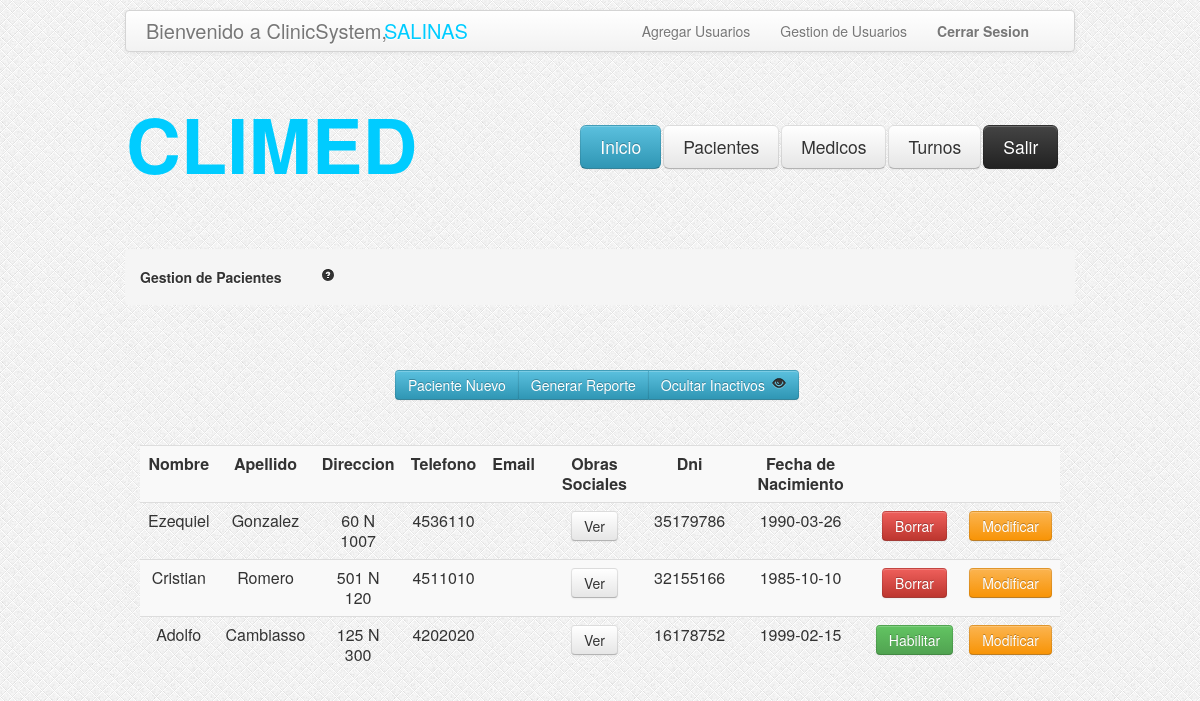
The app's page /GestionPacientes.php?ojito=0 (signed in) with its own data.
### tables this page shows
CREATE TABLE IF NOT EXISTS `pacientes` (
  `idpaciente` int(11) NOT NULL AUTO_INCREMENT,
  `dni` int(11) NOT NULL,
  `apellido` varchar(100) NOT NULL,
  `nombre` varchar(100) NOT NULL,
  `email` varchar(100) DEFAULT NULL,
  `telefono` int(11) NOT NULL,
  `fechaNac` date NOT NULL,
  `direccion` varchar(255) NOT NULL,
  `activo` tinyint(4) NOT NULL DEFAULT '1',
  PRIMARY KEY (`idpaciente`)
);

### GestionPacientes.php (the view, shortened to what this page needs)
<?php
	if (!isset($_GET['ojito'])) {
		$ojito=1;
	} else {
		$ojito=$_GET['ojito'];
	}
	$consulta = "SELECT * FROM pacientes WHERE pacientes.activo = ".$ojito." OR 0 = ".$ojito." ";
    $resultado = mysql_query($consulta);
?>
<head>
<link rel="stylesheet" type="text/css" href="css/estilo.css"/>
<link rel="stylesheet" type="text/css" href="css/bootstrap.css"/>
<link rel="stylesheet" type="text/css" href="css/bootstrap-responsive.css"/>
</head>
<body style="background-image:url('images/bg.png')">
	<?php include_once('header.php'); ?>
	<div class="encapsulador">
		<div class="contenedor">
			<ul class="breadcrumb">
				<li>
					<h5>Gestion de Pacientes<a href="#" style="margin-left: 40px;"><i class="icon-question-sign"></i></a></h5>
				</li>
			</ul>
			<div class="btn-group" style="margin-top: 45px; margin-left: 270;">
			        <button class="btn btn-info" type="button" onclick="location.href='AltaPacientes.php'">Paciente Nuevo</button>
                    <?php
                    if ($_SESSION['tipo'] != "administrador") {
                    ?>
                    	 <button class="btn btn-info" type="button" disabled>Generar Reporte</button>
				   	<?php
				   	}else{
				   	?>
				   		 <button class="btn btn-info" type="button" onclick="location.href='ReportePacientes.php?ojito=<?php echo $ojito ?>'">Generar Reporte</button>
				   	<?php
				   	}
				   	?>
				    <button class="btn btn-info" type="button"
					<?php	if($ojito == 1){ ?>
								onclick="location.href='GestionPacientes.php?ojito=0'"> Mostrar Inactivos <i class="icon-eye-close" style="margin-left: 3px;"></i>
					<?php	} else { ?>
								onclick="location.href='GestionPacientes.php?ojito=1'"> Ocultar Inactivos <i class="icon-eye-open" style="margin-left: 3px;"></i>
					<?php	} ?>
					</button>
			</div>
			<div id="tabla-gestion-pacientes">
				<table class="table table-striped">
					<tr>
						<td><b>Nombre</b></td>
						<td><b>Apellido</b></td>
						<td><b>Direccion</b></td>
						<td><b>Telefono</b></td>
						<td><b>Email</b></td>
						<td><b>Obras Sociales</b></td>
						<td><b>Dni</b></td>
						<td><b>Fecha de Nacimiento</b></td>
						<td></td>
						<td></td>
					</tr>
					<?php
				while ($valor = mysql_fetch_array($resultado))
				{
				?>
					<tr>
						<td><?php echo $valor["nombre"]; ?></td>
						<td><?php echo $valor["apellido"]; ?></td>
						<td><?php echo $valor["direccion"]; ?></td>
						<td><?php echo $valor["telefono"]; ?></td>
						<td><?php echo $valor["email"]; ?></td>
						<?php
						$idpaciente = $valor['idpaciente'];
						?>
						<td><a data-toggle="modal" role="button" href="#obrasSocialesPaciente<?php echo $idpaciente; ?>" class="btn">Ver</a></td>
						<td><?php echo $valor["dni"]; ?></td>
						<td><?php echo $valor["fechaNac"]; ?></td>
						<?php
								if( $valor["activo"] == 1 ){
						?>
									<td><a data-toggle="modal" role="button" href="#borrar<?php echo $idpaciente; ?>" class="btn btn-danger">Borrar</a></td>
						<?php	}else{ ?>
									<td><button class="btn btn-success" type="button" onclick="location.href='HabilitarPaciente.php?idpaciente=<?php echo $idpaciente; ?> '">Habilitar</button></td>
						<?php	}  	?>
						<td><button class="btn btn-warning" onclick="location.href='CargaPaciente.php?idpaciente=<?php echo $idpaciente; ?> '" type="button">Modificar</button> </td>
					</tr>
				<?php
				}
				?>
				</table>
			</div>
		</div>
	</div>
</body>
</html>

### css/estilo.css (style rules this page uses)
.encapsulador { width:950px; height:auto; margin: auto; }
.contenedor { margin-top: 75px; }
#tabla-gestion-pacientes { margin-top: 45px; margin-left: 15px; margin-right: 15px; }

### records on screen
pacientes: nombre "Ezequiel", apellido "Gonzalez", direccion "60 N 1007", telefono "4536110", dni "35179786", fechaNac "1990-03-26"
pacientes: nombre "Cristian", apellido "Romero", direccion "501 N 120", telefono "4511010", dni "32155166", fechaNac "1985-10-10"
pacientes: nombre "Adolfo", apellido "Cambiasso", direccion "125 N 300", telefono "4202020", dni "16178752", fechaNac "1999-02-15"

### other values on screen
$usuario "SALINAS"
